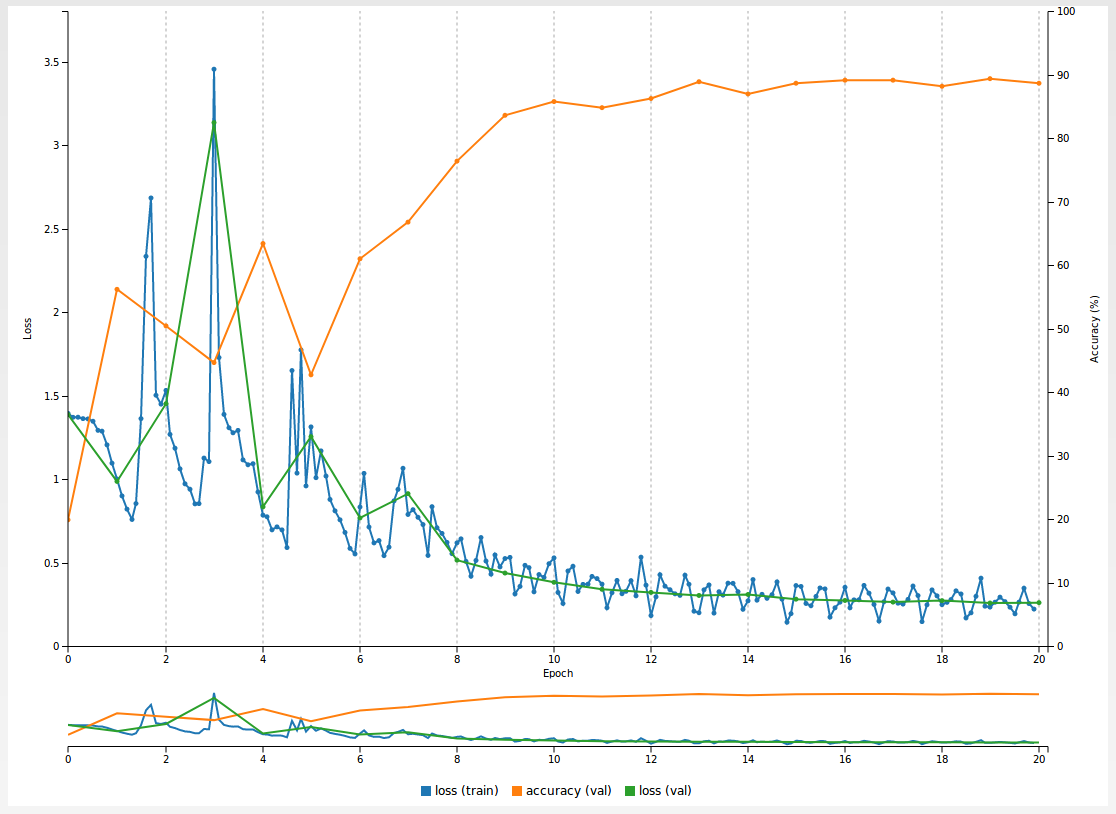
//> input picture p_n_g-digits-88percentAcc.png, 1116 x 814 px, given in place of p_n_g-digits-88percentAcc.png1.jpg, which was not available
$ ./flip ../p_n_g-digits-88percentAcc.png ../p_n_g-digits-88percentAcc.png 3   (built with g++ and OpenCV 4)
//> lines starting //> are read from the running program, lines starting //| are printed output that depends on the picture; pictures that were not available may be replaced by others from this repository, and a replacement may not be noted
#include <iostream>
#include "opencv2/opencv.hpp"

using namespace std;
using namespace cv;

Mat rotate(Mat src, double angle)
{
    Mat dst;
    Point2f pt(src.cols/2., src.rows/2.);
    Mat r = getRotationMatrix2D(pt, -angle, 1.0);
    warpAffine(src, dst, r, Size(src.cols, src.rows));
    return dst;
}

int ind = 1;
int main(int argc, char** argv)
{
	cout<<"Usage: ./main image output_folder num_images\n";
	for(int i=1; i<=stoi(argv[3]); i++)
	{
		string imn = argv[1]+to_string(i)+".jpg";
		cout<<imn.c_str()<<endl;
		Mat im = imread(imn.c_str());
//> im is the input picture: 814 rows x 1116 cols, CV_8UC3; mean B, G, R 249, 249.6, 248.4
		Mat flipped;

		flip(im, flipped, 1);
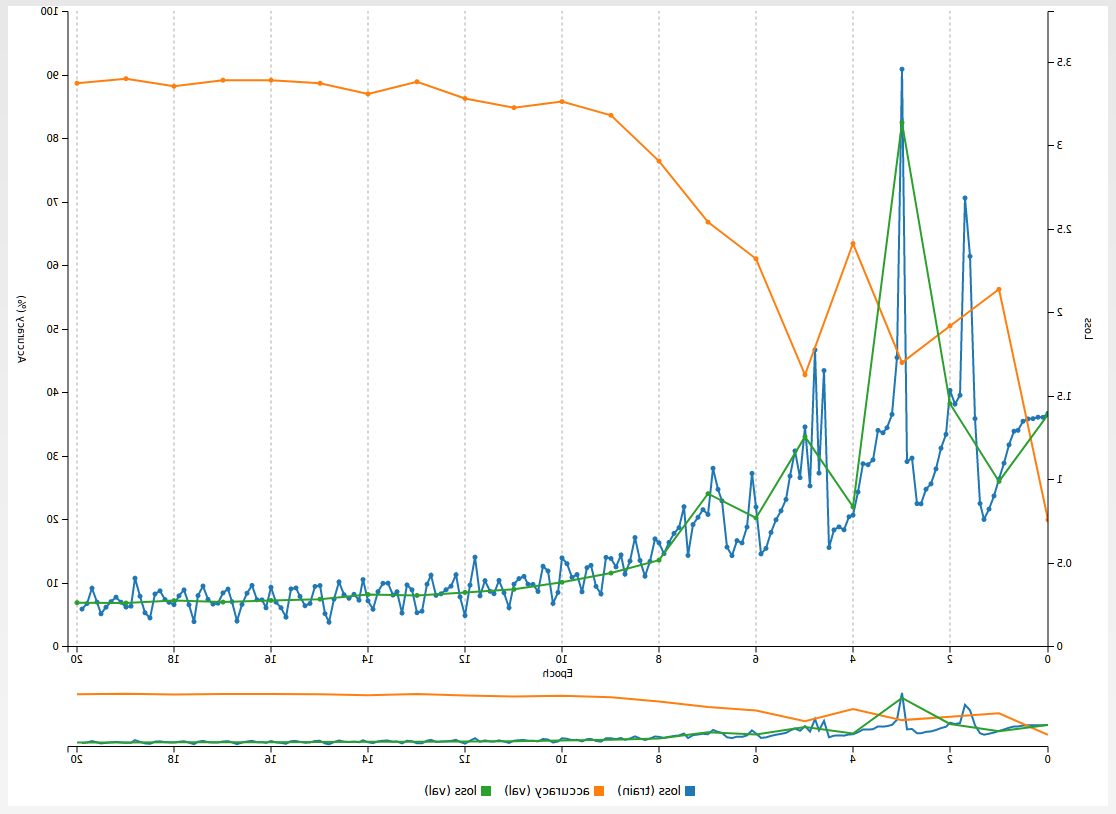
//> flipped: 814 rows x 1116 cols, CV_8UC3; mean B, G, R 249, 249.6, 248.4

		Mat rot10, rot10a;

		rot10 = rotate(im, 10);
		rot10a = rotate(im, -10);

		Mat frot10, frot10a;

		frot10 = rotate(flipped, 10);
		frot10a = rotate(flipped, -10);
//> call 4 of rotate, with angle = -10
//> in rotate (call 4), `warpAffine(src, dst, r, Size(src.cols, src.rows));`:
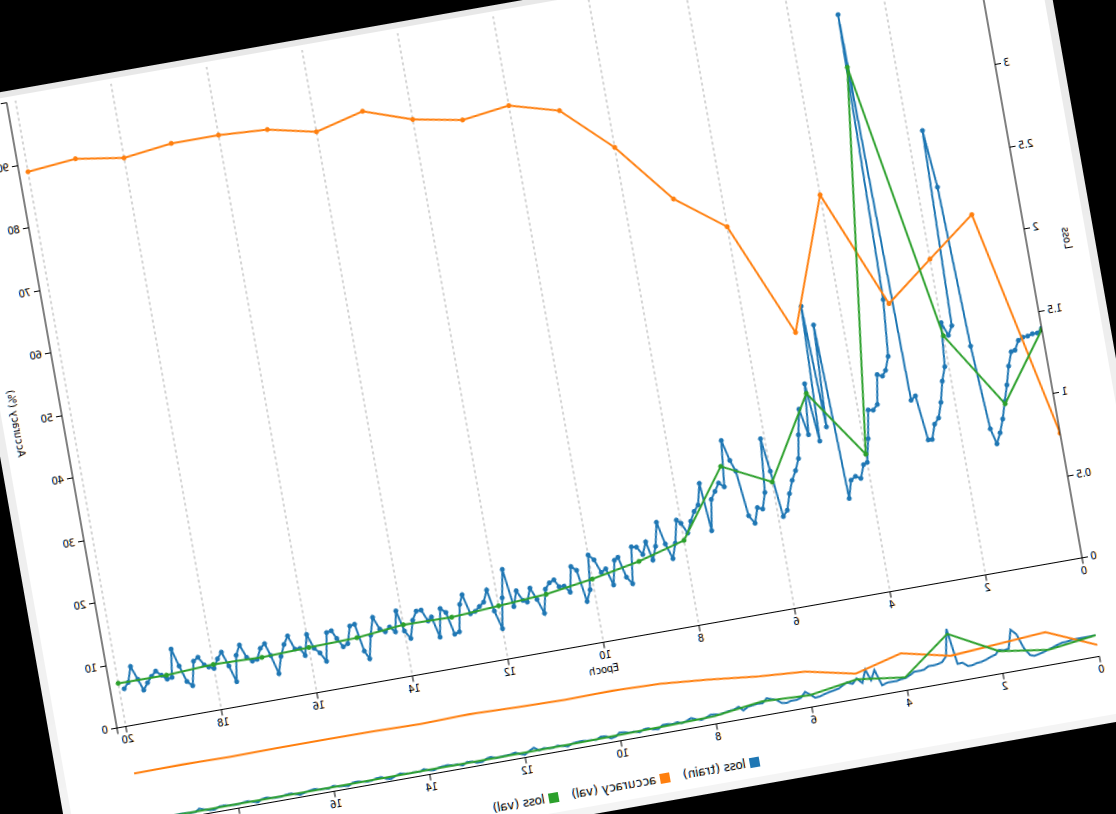
//> dst: 814 rows x 1116 cols, CV_8UC3; mean B, G, R 229.5, 230.1, 228.9

		Mat croptl, cropbr;

		croptl = im(Rect(0,0,im.cols*0.9, im.rows*0.9));
		cropbr = im(Rect(im.cols*0.1,im.rows*0.1,im.cols*0.8, im.rows*0.8));
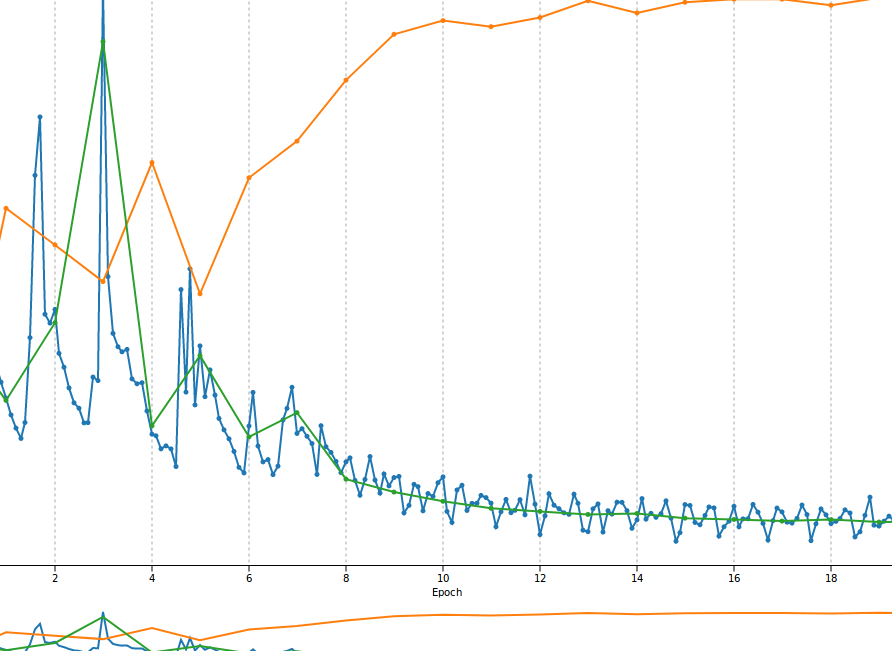
//> cropbr: 651 rows x 892 cols, CV_8UC3; mean B, G, R 249.5, 250, 248.6

		Mat flippedtl, flippedbr;

		flippedtl = flipped(Rect(0,0,im.cols*0.9, im.rows*0.9));
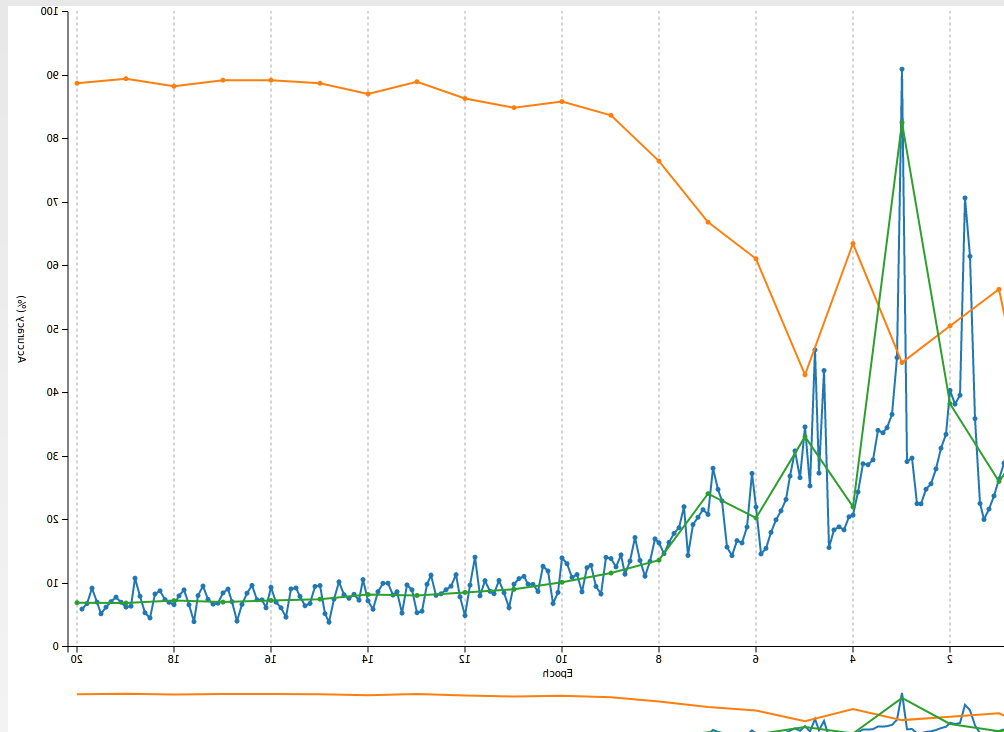
//> flippedtl: 732 rows x 1004 cols, CV_8UC3; mean B, G, R 249.7, 250.1, 249
		flippedbr = flipped(Rect(im.cols*0.1,im.rows*0.1,im.cols*0.8, im.rows*0.8));
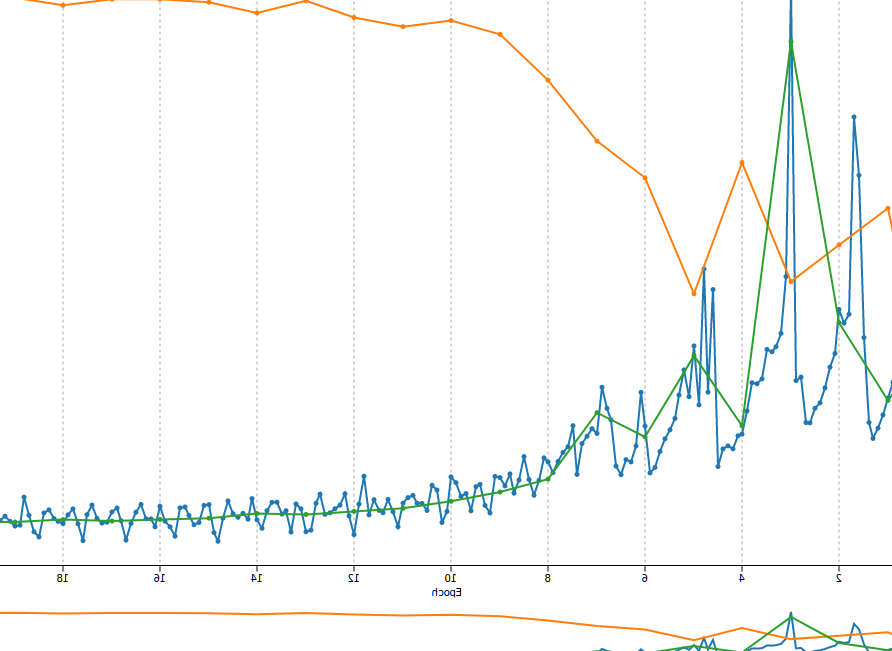
//> flippedbr: 651 rows x 892 cols, CV_8UC3; mean B, G, R 249.5, 250, 248.6


		string ss;
		ss=argv[2]+to_string(stoi(argv[3])+ind++)+".jpg";
		imwrite(ss.c_str(), flipped);

		string ssr;
		ss=argv[2]+to_string(stoi(argv[3])+ind++)+".jpg";
		imwrite(ss.c_str(), rot10);


		string ssra;
		ss=argv[2]+to_string(stoi(argv[3])+ind++)+".jpg";
		imwrite(ss.c_str(), rot10a);

		string ssfr;
		ss=argv[2]+to_string(stoi(argv[3])+ind++)+".jpg";
		imwrite(ss.c_str(), frot10);

		string ssfra;
		ss=argv[2]+to_string(stoi(argv[3])+ind++)+".jpg";
		imwrite(ss.c_str(), frot10a);

		string sstl;
		ss=argv[2]+to_string(stoi(argv[3])+ind++)+".jpg";
		imwrite(ss.c_str(), croptl);

		string ssbr;
		ss=argv[2]+to_string(stoi(argv[3])+ind++)+".jpg";
		imwrite(ss.c_str(), cropbr);

		string ssftl;
		ss=argv[2]+to_string(stoi(argv[3])+ind++)+".jpg";
		imwrite(ss.c_str(), flippedtl);

		string ssfbr;
		ss=argv[2]+to_string(stoi(argv[3])+ind++)+".jpg";
		imwrite(ss.c_str(), flippedbr);
	}
	return 0;
}
